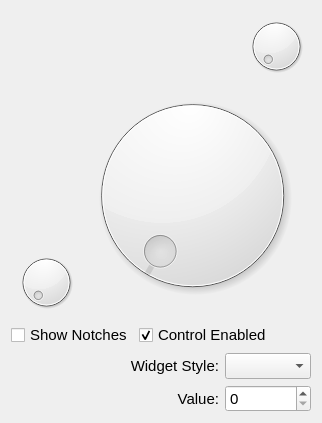
<?xml version="1.0" encoding="UTF-8"?>
<ui version="4.0">
 <class>DialStylesUIClass</class>
 <widget class="QWidget" name="DialStylesUIClass">
  <property name="geometry">
   <rect>
    <x>0</x>
    <y>0</y>
    <width>318</width>
    <height>423</height>
   </rect>
  </property>
  <property name="font">
   <font>
    <pointsize>11</pointsize>
    <bold>false</bold>
   </font>
  </property>
  <property name="windowTitle">
   <string>QDial Styles POC</string>
  </property>
  <layout class="QVBoxLayout">
   <item>
    <widget class="QFrame" name="frame">
     <property name="minimumSize">
      <size>
       <width>300</width>
       <height>300</height>
      </size>
     </property>
     <layout class="QGridLayout" name="gridLayout">
      <property name="sizeConstraint">
       <enum>QLayout::SetNoConstraint</enum>
      </property>
      <property name="leftMargin">
       <number>5</number>
      </property>
      <property name="topMargin">
       <number>5</number>
      </property>
      <property name="rightMargin">
       <number>5</number>
      </property>
      <property name="bottomMargin">
       <number>5</number>
      </property>
      <property name="spacing">
       <number>3</number>
      </property>
      <item row="1" column="1" rowspan="2" colspan="2">
       <widget class="QDial" name="dial">
        <property name="maximum">
         <number>127</number>
        </property>
       </widget>
      </item>
      <item row="0" column="2">
       <widget class="QDial" name="dial_2">
        <property name="minimumSize">
         <size>
          <width>60</width>
          <height>60</height>
         </size>
        </property>
        <property name="maximumSize">
         <size>
          <width>60</width>
          <height>60</height>
         </size>
        </property>
        <property name="maximum">
         <number>127</number>
        </property>
       </widget>
      </item>
      <item row="2" column="0">
       <widget class="QDial" name="dial_3">
        <property name="minimumSize">
         <size>
          <width>60</width>
          <height>60</height>
         </size>
        </property>
        <property name="maximumSize">
         <size>
          <width>60</width>
          <height>60</height>
         </size>
        </property>
        <property name="maximum">
         <number>127</number>
        </property>
       </widget>
      </item>
     </layout>
    </widget>
   </item>
   <item>
    <layout class="QGridLayout">
     <item row="1" column="0" colspan="2">
      <widget class="QLabel" name="label_3">
       <property name="text">
        <string>Widget Style:</string>
       </property>
       <property name="alignment">
        <set>Qt::AlignRight|Qt::AlignTrailing|Qt::AlignVCenter</set>
       </property>
       <property name="buddy">
        <cstring>cboStyles</cstring>
       </property>
      </widget>
     </item>
     <item row="0" column="1" colspan="2">
      <widget class="QCheckBox" name="chkbEnabled">
       <property name="text">
        <string>Control Enabled</string>
       </property>
       <property name="checked">
        <bool>true</bool>
       </property>
      </widget>
     </item>
     <item row="0" column="0">
      <widget class="QCheckBox" name="chkbNotches">
       <property name="text">
        <string>Show Notches</string>
       </property>
      </widget>
     </item>
     <item row="2" column="0" colspan="2">
      <widget class="QLabel" name="label_1">
       <property name="font">
        <font>
         <pointsize>11</pointsize>
         <bold>false</bold>
        </font>
       </property>
       <property name="text">
        <string>Value:</string>
       </property>
       <property name="alignment">
        <set>Qt::AlignRight|Qt::AlignTrailing|Qt::AlignVCenter</set>
       </property>
       <property name="buddy">
        <cstring>spinBoxValue</cstring>
       </property>
      </widget>
     </item>
     <item row="1" column="2">
      <widget class="QComboBox" name="cboStyles"/>
     </item>
     <item row="2" column="2">
      <widget class="QSpinBox" name="spinBoxValue">
       <property name="maximum">
        <number>127</number>
       </property>
      </widget>
     </item>
    </layout>
   </item>
  </layout>
 </widget>
 <layoutdefault spacing="6" margin="11"/>
 <tabstops>
  <tabstop>chkbNotches</tabstop>
  <tabstop>chkbEnabled</tabstop>
  <tabstop>cboStyles</tabstop>
  <tabstop>spinBoxValue</tabstop>
 </tabstops>
 <resources/>
 <connections>
  <connection>
   <sender>dial</sender>
   <signal>valueChanged(int)</signal>
   <receiver>spinBoxValue</receiver>
   <slot>setValue(int)</slot>
   <hints>
    <hint type="sourcelabel">
     <x>152</x>
     <y>152</y>
    </hint>
    <hint type="destinationlabel">
     <x>307</x>
     <y>412</y>
    </hint>
   </hints>
  </connection>
  <connection>
   <sender>spinBoxValue</sender>
   <signal>valueChanged(int)</signal>
   <receiver>dial</receiver>
   <slot>setValue(int)</slot>
   <hints>
    <hint type="sourcelabel">
     <x>307</x>
     <y>412</y>
    </hint>
    <hint type="destinationlabel">
     <x>204</x>
     <y>155</y>
    </hint>
   </hints>
  </connection>
  <connection>
   <sender>chkbEnabled</sender>
   <signal>toggled(bool)</signal>
   <receiver>dial</receiver>
   <slot>setEnabled(bool)</slot>
   <hints>
    <hint type="sourcelabel">
     <x>174</x>
     <y>342</y>
    </hint>
    <hint type="destinationlabel">
     <x>152</x>
     <y>177</y>
    </hint>
   </hints>
  </connection>
  <connection>
   <sender>chkbEnabled</sender>
   <signal>toggled(bool)</signal>
   <receiver>dial_3</receiver>
   <slot>setEnabled(bool)</slot>
   <hints>
    <hint type="sourcelabel">
     <x>211</x>
     <y>342</y>
    </hint>
    <hint type="destinationlabel">
     <x>46</x>
     <y>302</y>
    </hint>
   </hints>
  </connection>
  <connection>
   <sender>chkbEnabled</sender>
   <signal>toggled(bool)</signal>
   <receiver>dial_2</receiver>
   <slot>setEnabled(bool)</slot>
   <hints>
    <hint type="sourcelabel">
     <x>236</x>
     <y>342</y>
    </hint>
    <hint type="destinationlabel">
     <x>302</x>
     <y>61</y>
    </hint>
   </hints>
  </connection>
  <connection>
   <sender>spinBoxValue</sender>
   <signal>valueChanged(int)</signal>
   <receiver>dial_2</receiver>
   <slot>setValue(int)</slot>
   <hints>
    <hint type="sourcelabel">
     <x>307</x>
     <y>412</y>
    </hint>
    <hint type="destinationlabel">
     <x>302</x>
     <y>51</y>
    </hint>
   </hints>
  </connection>
  <connection>
   <sender>spinBoxValue</sender>
   <signal>valueChanged(int)</signal>
   <receiver>dial_3</receiver>
   <slot>setValue(int)</slot>
   <hints>
    <hint type="sourcelabel">
     <x>307</x>
     <y>412</y>
    </hint>
    <hint type="destinationlabel">
     <x>47</x>
     <y>302</y>
    </hint>
   </hints>
  </connection>
 </connections>
</ui>
